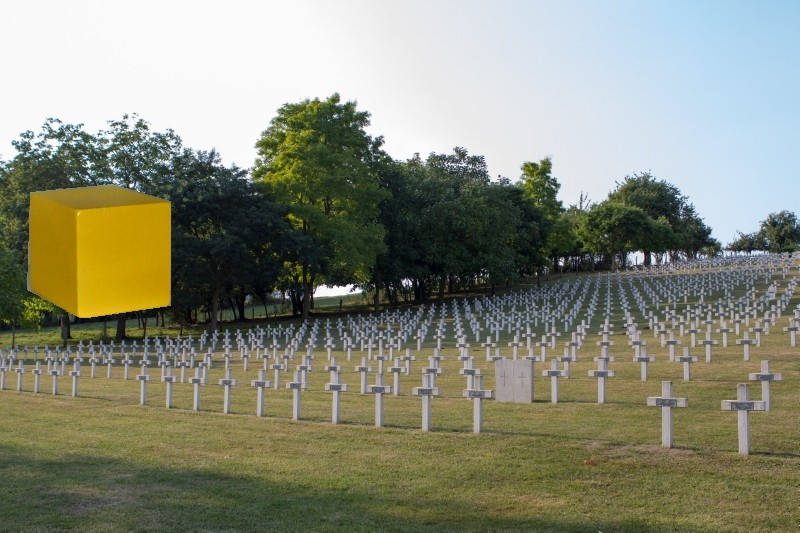
#> input picture save/mix3.jpg, 800 x 533 px
$ python test.py
#> lines starting #> are read from the running program, lines starting #| are printed output that depends on the picture; after the words box and inside, x2 and y2 are one past the last pixel; in counts of white or black regions, pixels touching at a corner belong together
import cv2
import json
str='save/mix3'
src=cv2.imread(str+'.jpg')
#> src is the input picture: shape (533, 800, 3); mean B, G, R 121, 139.1, 136.8
with open(str+'.json','r') as f:
#> (reads save/mix3.json from the repository)
    js=json.load(f)
    for i in js['shapes']:
        for j in i['points']:
            cv2.circle(src,(int(j[0]),int(j[1])),5,(255,0,0),-1)
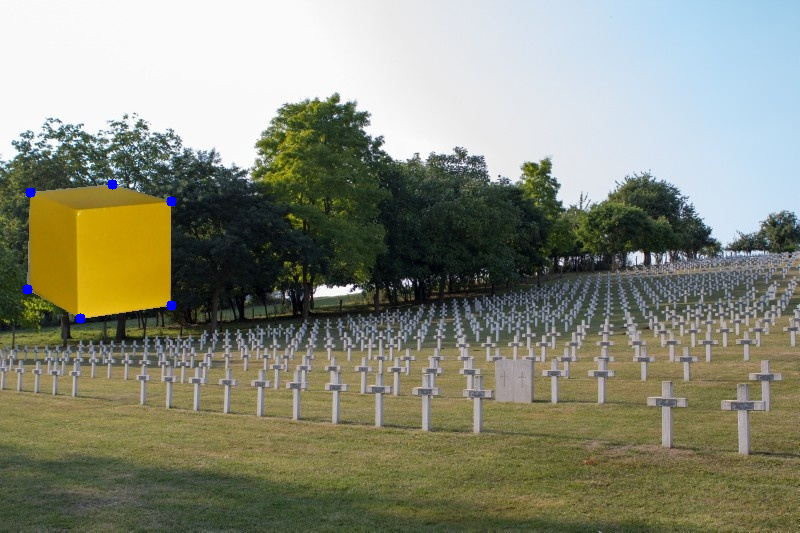
#> src: shape (533, 800, 3); 0.11% of pixels changed, all inside (x1, y1, x2, y2) = (22, 179, 177, 324)


cv2.imshow('res',src)
cv2.waitKey(0)
